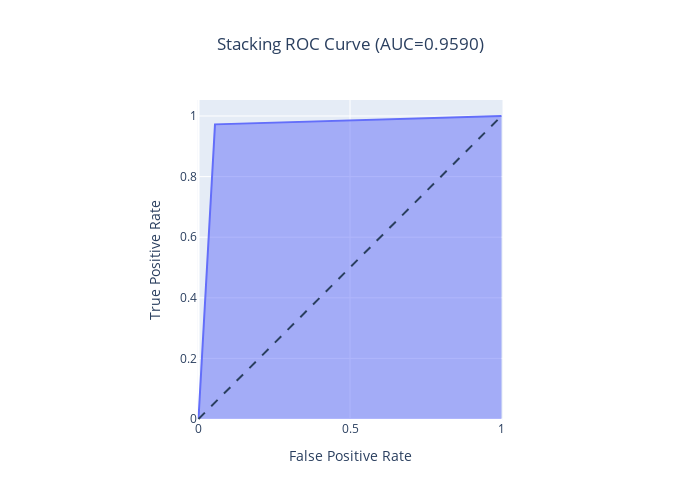

Source (notebook cell):
### Code cell
fpr, tpr, thresholds = roc_curve(y_test, y_pred_st)

fig = px.area(
    x=fpr, y=tpr,
    title=f'Stacking ROC Curve (AUC={auc(fpr, tpr):.4f})',
    labels=dict(x='False Positive Rate', y='True Positive Rate'),
    width=700, height=500
)
fig.add_shape(
    type='line', line=dict(dash='dash'),
    x0=0, x1=1, y0=0, y1=1
)

fig.update_layout(title_x=0.5)
fig.update_yaxes(scaleanchor="x", scaleratio=1)
fig.update_xaxes(constrain='domain')
fig.show()

### Figure 1 — Plotly figure (JSON) as saved in the notebook; plotly's stock layout.template omitted (floating-point values rounded to 4 significant figures)
{"data": [{"fillpattern": {"shape": ""}, "hovertemplate": "False Positive Rate=%{x}<br>True Positive Rate=%{y}<extra></extra>", "legendgroup": "", "line": {"color": "#636efa"}, "marker": {"symbol": "circle"}, "mode": "lines", "name": "", "orientation": "v", "showlegend": false, "stackgroup": "1", "type": "scatter", "x": [0, 0.05442, 1], "xaxis": "x", "y": [0, 0.9724, 1], "yaxis": "y"}], "layout": {"height": 500, "legend": {"tracegroupgap": 0}, "shapes": [{"line": {"dash": "dash"}, "type": "line", "x0": 0, "x1": 1, "y0": 0, "y1": 1}], "title": {"text": "Stacking ROC Curve (AUC=0.9590)", "x": 0.5}, "width": 700, "xaxis": {"anchor": "y", "constrain": "domain", "domain": [0, 1], "title": {"text": "False Positive Rate"}}, "yaxis": {"anchor": "x", "domain": [0, 1], "scaleanchor": "x", "scaleratio": 1, "title": {"text": "True Positive Rate"}}}}
